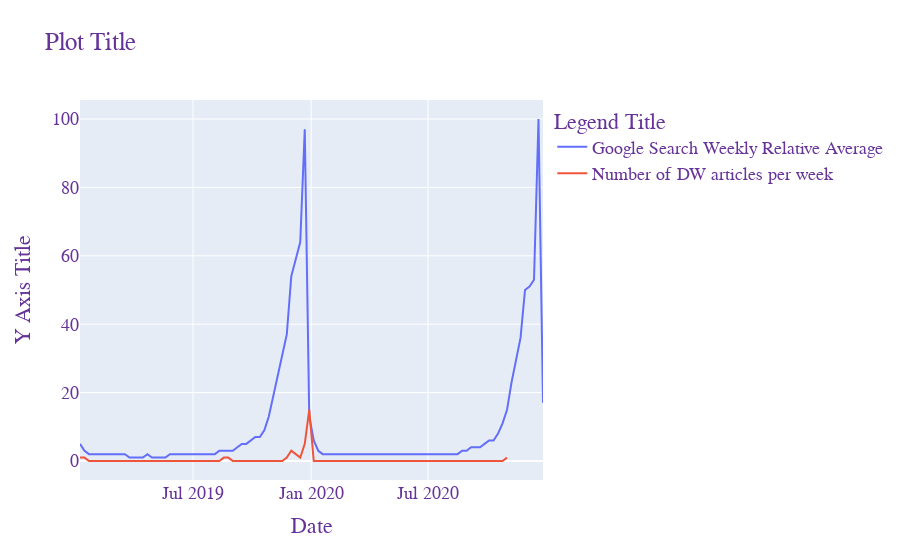

Notebook code for this chart:
### Code cell
start='2019-01-01'
end='2021-01-01'
google_df = get_interest_over_time(selected_keyword, start_date = start, end_date=end)
dw_mentions = get_dw_timeseries_FT(df, selected_keyword, start = start, end=end)
line_fig = get_interest_over_time_plot(google_df,dw_mentions,selected_keyword)
#line_fig
